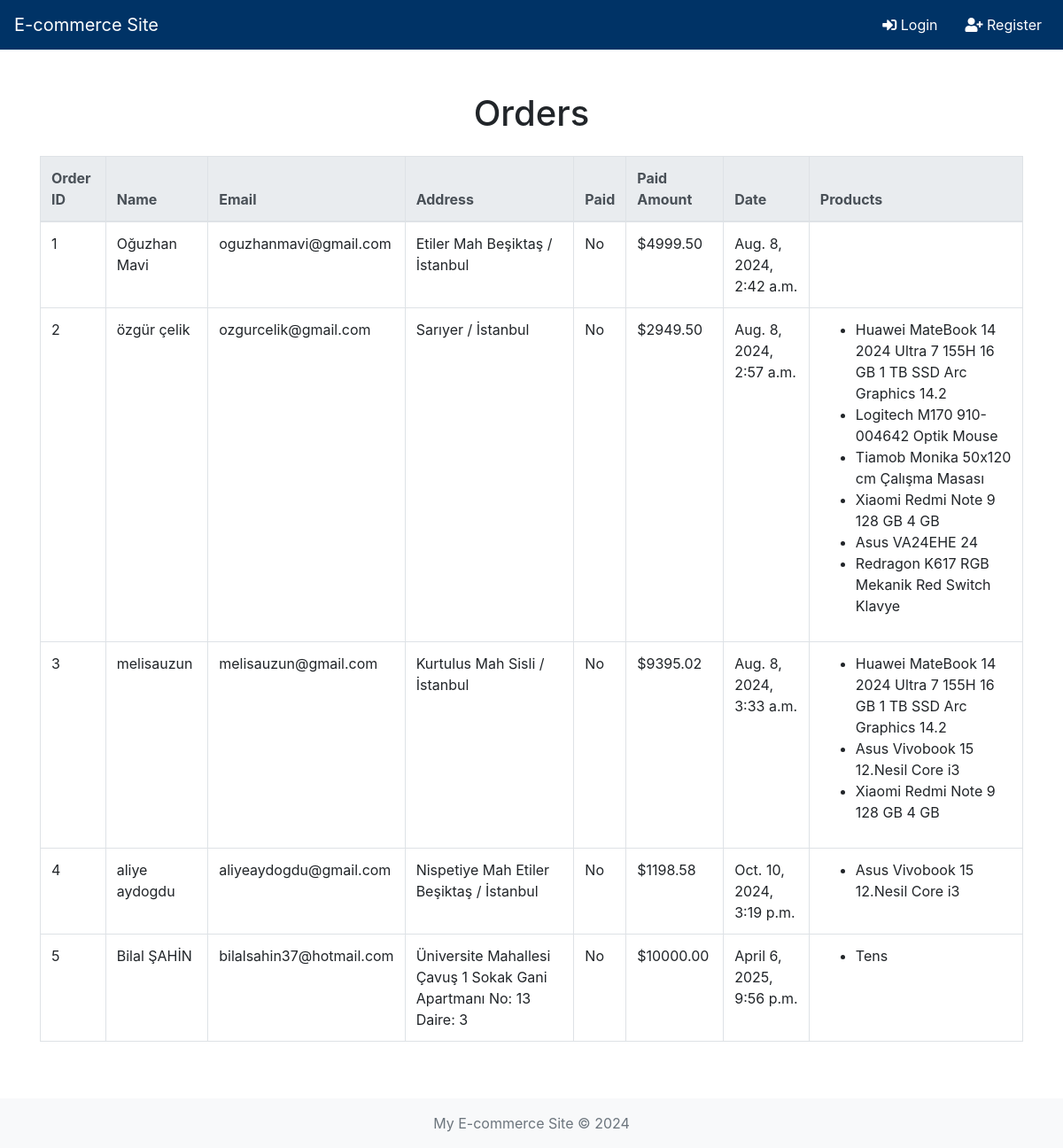
/orders/, run on an earlier commit of the app's database.
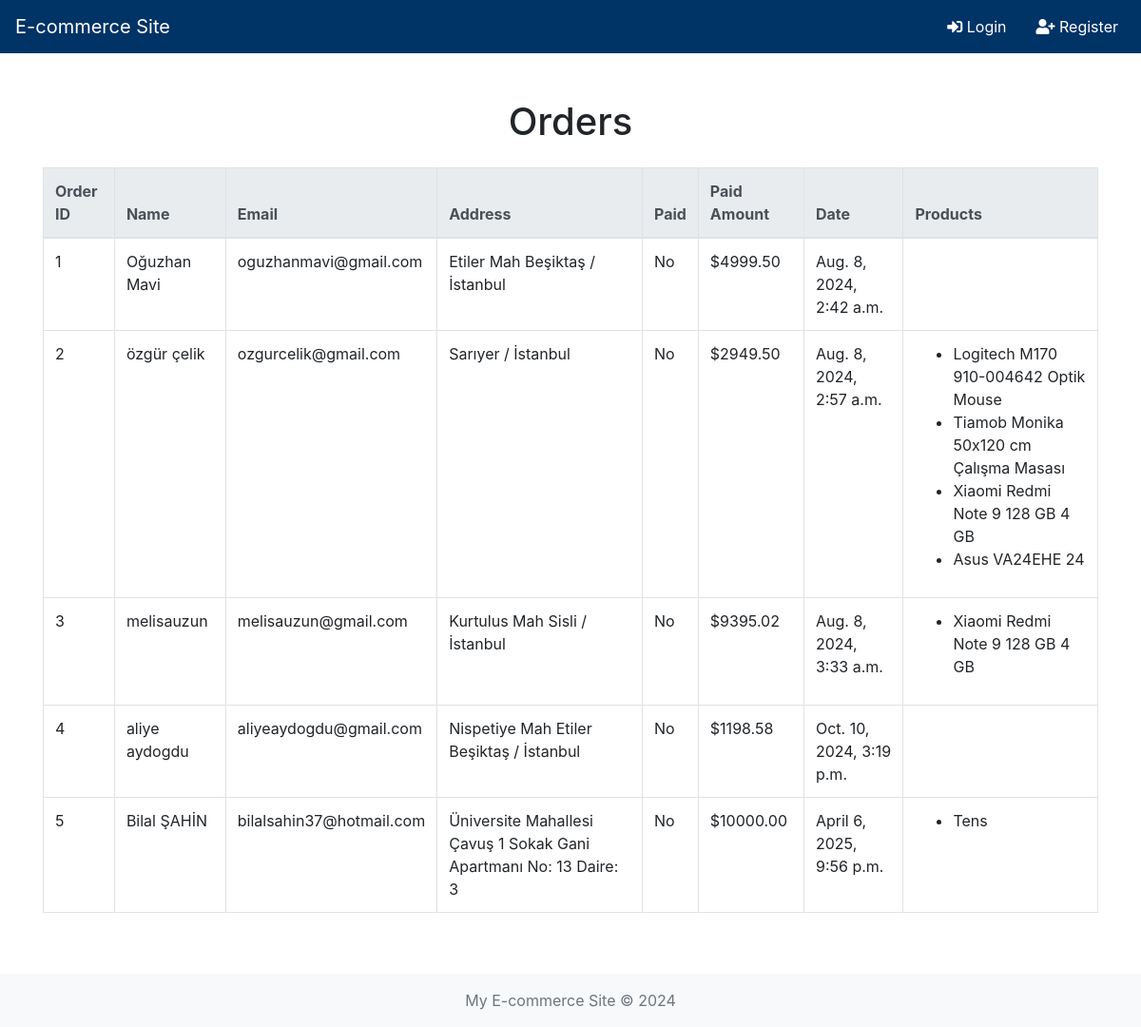
And on a later commit of the database.
### eshop/models.py (models this page shows, shortened)
class Order(models.Model):
    full_name=models.CharField(max_length=255)
    email=models.EmailField()
    address=models.CharField(max_length=255)
    paid=models.BooleanField(default=False)
    paid_amount=models.DecimalField(max_digits=10,decimal_places=2)
    created=models.DateTimeField(auto_now_add=True)
    cart=models.ForeignKey(Cart,on_delete=models.CASCADE)

class OrderItem(models.Model):
    order=models.ForeignKey(Order,related_name='items',on_delete=models.CASCADE)
    product=models.ForeignKey(Product,related_name='order_items',on_delete=models.CASCADE)
    quantity=models.PositiveIntegerField(default=1)
    price=models.DecimalField(max_digits=10,decimal_places=2)

class Product(models.Model):
    category=models.ForeignKey(Category, on_delete=models.CASCADE, related_name='products')
    name= models.CharField(max_length=100)
    image=models.ImageField(upload_to='products/',blank=True,null=True)
    description=models.TextField()
    price= models.DecimalField(max_digits=10,decimal_places=2)
    stock=models.PositiveIntegerField()
    available=models.BooleanField(default=True)

### eshop/views.py (the view)
# urls.py: path('orders/',orders_list,name='orders_list'),
def orders_list(request):
    orders=Order.objects.prefetch_related('items__product').all()
    return render(request,'eshop/orders_list.html',{'orders':orders})

### eshop/context_processors.py (called while the page is built)
def categories_processor(request):
    return {
        'categories':Category.objects.all()
    }

### eshop/templates/eshop/orders_list.html (shortened to what this page needs)
<!DOCTYPE html>
<html lang="en">
<head>
    <link rel="stylesheet" href="https://stackpath.bootstrapcdn.com/bootstrap/4.5.2/css/bootstrap.min.css">
    <link rel="stylesheet" href="https://cdnjs.cloudflare.com/ajax/libs/font-awesome/5.15.4/css/all.min.css">
</head>
<body>
    <header>
        <nav class="navbar navbar-expand-lg">
            <a class="navbar-brand" href="{% url 'product_list' %}"style="color: white;">E-commerce Site</a>
            <div class="collapse navbar-collapse" id="navbarNav">
                <ul class="navbar-nav ml-auto">
                    {% if user.is_authenticated %}
                    <li class="nav-item">
                        <a class="nav-link" href="{% url 'logout' %}"><i class="fas fa-sign-out-alt"></i> Logout</a>
                    </li>
                    {% else %}
                    <li class="nav-item">
                        <a class="nav-link" href="{% url 'login' %}"><i class="fas fa-sign-in-alt"></i> Login</a>
                    </li>
                    <li class="nav-item">
                        <a class="nav-link" href="{% url 'register' %}"><i class="fas fa-user-plus"></i> Register</a>
                    </li>
                    {% endif %}
                </ul>
            </div>
        </nav>
    </header>
    <main class="container my-5">
        <h1 class="mb-4 text-center">Orders</h1>
        {% if orders %}
        <div class="table-responsive">
            <table class="table table-bordered table-hover">
                <thead class="thead-light">
                    <tr>
                        <th>Order ID</th>
                        <th>Name</th>
                        <th>Email</th>
                        <th>Address</th>
                        <th>Paid</th>
                        <th>Paid Amount</th>
                        <th>Date</th>
                        <th>Products</th>
                    </tr>
                </thead>
                <tbody>
                    {% for order in orders %}
                    <tr>
                        <td>{{ order.id }}</td>
                        <td>{{ order.full_name }}</td>
                        <td>{{ order.email }}</td>
                        <td>{{ order.address }}</td>
                        <td>{% if order.paid %}Yes{% else %}No{% endif %}</td>
                        <td>${{ order.paid_amount }}</td>
                        <td>{{ order.created }}</td>
                        <td>
                            <ul>
                                {% for item in order.items.all %}
                                <li>{{ item.product.name }}</li>
                                {% endfor %}
                            </ul>
                        </td>
                    </tr>
                    {% endfor %}
                </tbody>
            </table>
        </div>
        {% else %}
        <div class="alert alert-warning text-center" role="alert">
            No orders found.
        </div>
        {% endif %}
    </main>
    <footer class="footer mt-auto py-3 bg-light">
        <div class="container text-center">
            <span class="text-muted">My E-commerce Site &copy; 2024</span>
        </div>
    </footer>
</body>
</html>

What changed in the data, as far as the page shows it:
removed OrderItem: product.name "Huawei MateBook 14 2024 Ultra 7 155H 16 GB 1 TB SSD Arc Graphics 14.2", shown under Order "özgür çelik"
removed OrderItem: product.name "Redragon K617 RGB Mekanik Red Switch Klavye", shown under Order "özgür çelik"
removed OrderItem: product.name "Huawei MateBook 14 2024 Ultra 7 155H 16 GB 1 TB SSD Arc Graphics 14.2", shown under Order "melisauzun"
removed OrderItem: product.name "Asus Vivobook 15 12.Nesil Core i3", shown under Order "melisauzun"
removed OrderItem: product.name "Asus Vivobook 15 12.Nesil Core i3", shown under Order "aliye aydogdu"
